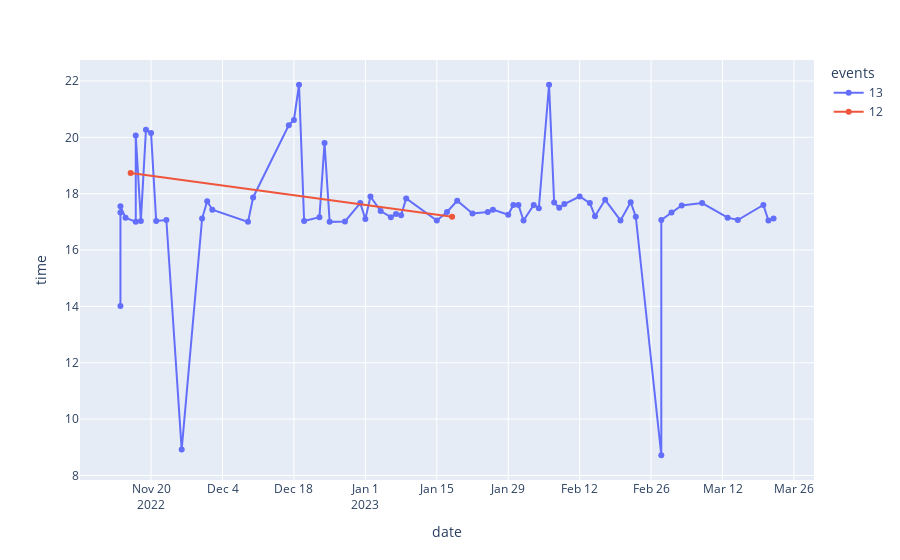

Notebook cell for this chart:
### Code cell
tmp = df_ts.query("user == @id")
px.line(tmp, x="date", y="time", hover_data=["message"], color="events", markers= True)

### Figure 1 — Plotly figure (JSON) as saved in the notebook; plotly's stock layout.template omitted (floating-point values rounded to 4 significant figures)
{"data": [{"customdata": [["Wearable scheduled cueing started Until 14:55 Cueing period: 60  seconds. Vibration pattern: 3."], ["Wearable scheduled cueing started Until 18:00 Cueing period: 60  seconds. Vibration pattern: 3."], ["Wearable scheduled cueing started Until 18:00 Cueing period: 60  seconds. Vibration pattern: 3."], ["Wearable scheduled cueing started Until 18:00 Cueing period: 120  seconds. Vibration pattern: 2."], ["Wearable scheduled cueing started Until 18:00 Cueing period: 90  seconds. Vibration pattern: 3."], ["Wearable scheduled cueing started Until 20:45 Cueing period: 90  seconds. Vibration pattern: 3."], ["Wearable scheduled cueing started Until 17:59 Cueing period: 90  seconds. Vibration pattern: 3."], ["Wearable scheduled cueing started Until 20:44 Cueing period: 90  seconds. Vibration pattern: 3."], ["Wearable scheduled cueing started Until 20:44 Cueing period: 90  seconds. Vibration pattern: 3."], ["Wearable scheduled cueing started Until 18:00 Cueing period: 90  seconds. Vibration pattern: 3."], ["Wearable scheduled cueing started Until 17:59 Cueing period: 90  seconds. Vibration pattern: 3."], ["Wearable scheduled cueing started Until 08:59 Cueing period: 90  seconds. Vibration pattern: 3."], ["Wearable scheduled cueing started Until 18:00 Cueing period: 90  seconds. Vibration pattern: 3."], ["Wearable scheduled cueing started Until 17:59 Cueing period: 90  seconds. Vibration pattern: 3."], ["Wearable scheduled cueing started Until 17:59 Cueing period: 90  seconds. Vibration pattern: 3."], ["Wearable scheduled cueing started Until 17:59 Cueing period: 90  seconds. Vibration pattern: 3."], ["Wearable scheduled cueing started Until 17:59 Cueing period: 90  seconds. Vibration pattern: 3."], ["Wearable scheduled cueing started Until 20:44 Cueing period: 90  seconds. Vibration pattern: 3."], ["Wearable scheduled cueing started Until 20:44 Cueing period: 90  seconds. Vibration pattern: 3."], ["Wearable scheduled cueing started Until 22:14 Cueing period: 90  seconds. Vibration pattern: 3."], ["Wearable scheduled cueing started Until 17:59 Cueing period: 90  seconds. Vibration pattern: 3."], ["Wearable scheduled cueing started Until 17:59 Cueing period: 90  seconds. Vibration pattern: 3."], ["Wearable scheduled cueing started Until 20:44 Cueing period: 90  seconds. Vibration pattern: 3."], ["Wearable scheduled cueing started Until 17:59 Cueing period: 90  seconds. Vibration pattern: 3."], ["Wearable scheduled cueing started Until 17:59 Cueing period: 90  seconds. Vibration pattern: 3."], ["Wearable scheduled cueing started Until 18:00 Cueing period: 90  seconds. Vibration pattern: 3."], ["Wearable scheduled cueing started Until 18:00 Cueing period: 90  seconds. Vibration pattern: 3."], ["Wearable scheduled cueing started Until 17:59 Cueing period: 90  seconds. Vibration pattern: 3."], ["Wearable scheduled cueing started Until 17:59 Cueing period: 90  seconds. Vibration pattern: 3."], ["Wearable scheduled cueing started Until 17:59 Cueing period: 90  seconds. Vibration pattern: 3."], ["Wearable scheduled cueing started Until 17:59 Cueing period: 90  seconds. Vibration pattern: 3."], ["Wearable scheduled cueing started Until 17:59 Cueing period: 90  seconds. Vibration pattern: 3."], ["Wearable scheduled cueing started Until 17:59 Cueing period: 90  seconds. Vibration pattern: 3."], ["Wearable scheduled cueing started Until 17:59 Cueing period: 90  seconds. Vibration pattern: 3."], ["Wearable scheduled cueing started Until 17:59 Cueing period: 90  seconds. Vibration pattern: 3."], ["Wearable scheduled cueing started Until 17:59 Cueing period: 90  seconds. Vibration pattern: 3."], ["Wearable scheduled cueing started Until 17:59 Cueing period: 90  seconds. Vibration pattern: 3."], ["Wearable scheduled cueing started Until 17:59 Cueing period: 90  seconds. Vibration pattern: 3."], ["Wearable scheduled cueing started Until 17:59 Cueing period: 90  seconds. Vibration pattern: 3."], ["Wearable scheduled cueing started Until 17:59 Cueing period: 90  seconds. Vibration pattern: 3."], ["Wearable scheduled cueing started Until 17:59 Cueing period: 90  seconds. Vibration pattern: 3."], ["Wearable scheduled cueing started Until 17:59 Cueing period: 90  seconds. Vibration pattern: 3."], ["Wearable scheduled cueing started Until 17:59 Cueing period: 90  seconds. Vibration pattern: 3."], ["Wearable scheduled cueing started Until 17:59 Cueing period: 90  seconds. Vibration pattern: 3."], ["Wearable scheduled cueing started Until 17:59 Cueing period: 90  seconds. Vibration pattern: 3."], ["Wearable scheduled cueing started Until 22:15 Cueing period: 90  seconds. Vibration pattern: 3."], ["Wearable scheduled cueing started Until 18:00 Cueing period: 90  seconds. Vibration pattern: 3."], ["Wearable scheduled cueing started Until 17:59 Cueing period: 90  seconds. Vibration pattern: 3."], ["Wearable scheduled cueing started Until 17:59 Cueing period: 90  seconds. Vibration pattern: 3."], ["Wearable scheduled cueing started Until 17:59 Cueing period: 90  seconds. Vibration pattern: 3."], ["Wearable scheduled cueing started Until 17:59 Cueing period: 90  seconds. Vibration pattern: 3."], ["Wearable scheduled cueing started Until 17:59 Cueing period: 90  seconds. Vibration pattern: 3."], ["Wearable scheduled cueing started Until 17:59 Cueing period: 90  seconds. Vibration pattern: 3."], ["Wearable scheduled cueing started Until 17:59 Cueing period: 90  seconds. Vibration pattern: 3."], ["Wearable scheduled cueing started Until 17:59 Cueing period: 90  seconds. Vibration pattern: 3."], ["Wearable scheduled cueing started Until 17:59 Cueing period: 90  seconds. Vibration pattern: 3."], ["Wearable scheduled cueing started Until 08:54 Cueing period: 90  seconds. Vibration pattern: 3."], ["Wearable scheduled cueing started Until 17:59 Cueing period: 90  seconds. Vibration pattern: 3."], ["Wearable scheduled cueing started Until 17:59 Cueing period: 90  seconds. Vibration pattern: 3."], ["Wearable scheduled cueing started Until 17:59 Cueing period: 90  seconds. Vibration pattern: 3."], ["Wearable scheduled cueing started Until 17:59 Cueing period: 90  seconds. Vibration pattern: 3."], ["Wearable scheduled cueing started Until 17:59 Cueing period: 90  seconds. Vibration pattern: 3."], ["Wearable scheduled cueing started Until 17:59 Cueing period: 90  seconds. Vibration pattern: 3."], ["Wearable scheduled cueing started Until 17:59 Cueing period: 90  seconds. Vibration pattern: 3."], ["Wearable scheduled cueing started Until 17:59 Cueing period: 90  seconds. Vibration pattern: 3."], ["Wearable scheduled cueing started Until 17:59 Cueing period: 90  seconds. Vibration pattern: 3."]], "hovertemplate": "events=13<br>date=%{x}<br>time=%{y}<br>message=%{customdata[0]}<extra></extra>", "legendgroup": "13", "line": {"color": "#636efa", "dash": "solid"}, "marker": {"symbol": "circle"}, "mode": "markers+lines", "name": "13", "orientation": "v", "showlegend": true, "type": "scatter", "x": ["2022-11-14", "2022-11-14", "2022-11-14", "2022-11-15", "2022-11-17", "2022-11-17", "2022-11-18", "2022-11-19", "2022-11-20", "2022-11-21", "2022-11-23", "2022-11-26", "2022-11-30", "2022-12-01", "2022-12-02", "2022-12-09", "2022-12-10", "2022-12-17", "2022-12-18", "2022-12-19", "2022-12-20", "2022-12-23", "2022-12-24", "2022-12-25", "2022-12-28", "2022-12-31", "2023-01-01", "2023-01-02", "2023-01-04", "2023-01-06", "2023-01-07", "2023-01-08", "2023-01-09", "2023-01-15", "2023-01-17", "2023-01-19", "2023-01-22", "2023-01-25", "2023-01-26", "2023-01-29", "2023-01-30", "2023-01-31", "2023-02-01", "2023-02-03", "2023-02-04", "2023-02-06", "2023-02-07", "2023-02-08", "2023-02-09", "2023-02-12", "2023-02-14", "2023-02-15", "2023-02-17", "2023-02-20", "2023-02-22", "2023-02-23", "2023-02-28", "2023-02-28", "2023-03-02", "2023-03-04", "2023-03-08", "2023-03-13", "2023-03-15", "2023-03-20", "2023-03-21", "2023-03-22"], "xaxis": "x", "y": [14.02, 17.33, 17.55, 17.15, 17, 20.07, 17.03, 20.27, 20.15, 17.03, 17.07, 8.917, 17.12, 17.73, 17.43, 17, 17.87, 20.43, 20.62, 21.87, 17.03, 17.17, 19.8, 17, 17.02, 17.67, 17.1, 17.9, 17.38, 17.17, 17.28, 17.23, 17.83, 17.05, 17.35, 17.75, 17.3, 17.35, 17.43, 17.25, 17.6, 17.6, 17.05, 17.6, 17.48, 21.87, 17.68, 17.5, 17.63, 17.9, 17.67, 17.2, 17.78, 17.05, 17.7, 17.18, 8.717, 17.07, 17.33, 17.58, 17.67, 17.15, 17.07, 17.6, 17.05, 17.12], "yaxis": "y"}, {"customdata": [["Wearable manual cueing started Until 18:54  Cueing period: 90 seconds. Vibration pattern: Long. Vibration intensity: Default"], ["Wearable manual cueing started Until 17:20 Cueing period: 90  seconds. Vibration pattern: 3."]], "hovertemplate": "events=12<br>date=%{x}<br>time=%{y}<br>message=%{customdata[0]}<extra></extra>", "legendgroup": "12", "line": {"color": "#EF553B", "dash": "solid"}, "marker": {"symbol": "circle"}, "mode": "markers+lines", "name": "12", "orientation": "v", "showlegend": true, "type": "scatter", "x": ["2022-11-16", "2023-01-18"], "xaxis": "x", "y": [18.73, 17.18], "yaxis": "y"}], "layout": {"legend": {"title": {"text": "events"}, "tracegroupgap": 0}, "margin": {"t": 60}, "xaxis": {"anchor": "y", "domain": [0, 1], "title": {"text": "date"}}, "yaxis": {"anchor": "x", "domain": [0, 1], "title": {"text": "time"}}}}
